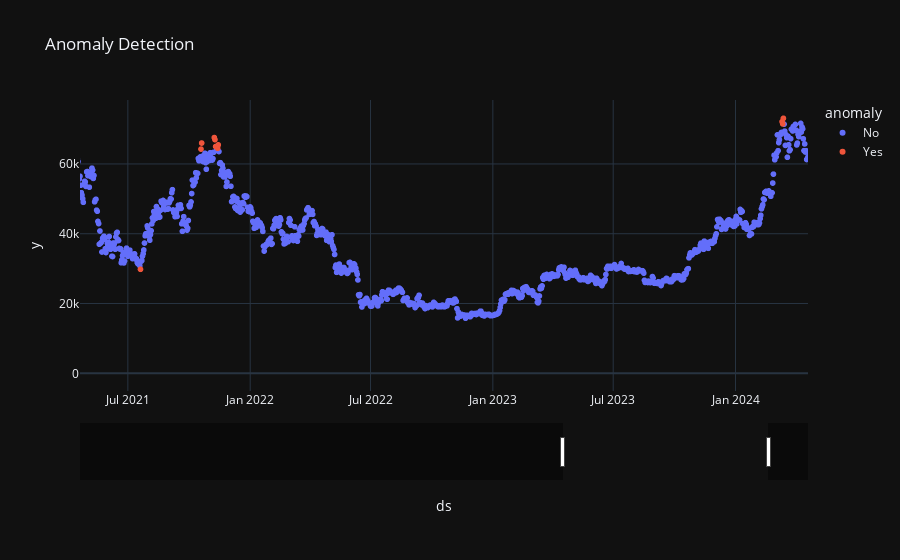

Write notebook code for a chart like this one.
### Code cell
fig = px.scatter(results.reset_index(), x = 'ds', y = 'y', color = 'anomaly', title = 'Anomaly Detection',template='plotly_dark')
fig.update_layout(
        #xaxis=dict(rangeslider=dict(visible=True)),

        xaxis=dict(
            rangeslider=dict(visible=True),
            type="date"
            ,
            range=[df_time.index.max() - pd.Timedelta(days = 1095), df_time.index.max() ]  # Display one year initially
        )
    )
fig.show()

### Figure 1 — Plotly figure (JSON) as saved in the notebook; plotly's stock layout.template omitted (floating-point values rounded to 4 significant figures; data arrays with more than 128 entries replaced by an {"elided": "..."} marker saying what was removed)
{"data": [{"hovertemplate": "anomaly=No<br>ds=%{x}<br>y=%{y}<extra></extra>", "legendgroup": "No", "marker": {"color": "#636efa", "symbol": "circle"}, "mode": "markers", "name": "No", "showlegend": true, "type": "scattergl", "x": {"elided": "3455 str values"}, "xaxis": "x", "y": {"elided": "3455 float values"}, "yaxis": "y"}, {"hovertemplate": "anomaly=Yes<br>ds=%{x}<br>y=%{y}<extra></extra>", "legendgroup": "Yes", "marker": {"color": "#EF553B", "symbol": "circle"}, "mode": "markers", "name": "Yes", "showlegend": true, "type": "scattergl", "x": ["2021-02-20T00:00:00", "2021-02-21T00:00:00", "2021-03-13T00:00:00", "2021-07-20T00:00:00", "2021-10-19T00:00:00", "2021-10-20T00:00:00", "2021-11-08T00:00:00", "2021-11-09T00:00:00", "2021-11-10T00:00:00", "2021-11-11T00:00:00", "2021-11-13T00:00:00", "2021-11-14T00:00:00", "2024-03-11T00:00:00", "2024-03-12T00:00:00", "2024-03-13T00:00:00"], "xaxis": "x", "y": [56100.0, 57540.0, 61240.0, 29810.0, 64260.0, 65990.0, 67570.0, 66970.0, 65000.0, 64950.0, 64470.0, 65470.0, 72120.0, 71480.0, 73080.0], "yaxis": "y"}], "layout": {"legend": {"title": {"text": "anomaly"}, "tracegroupgap": 0}, "title": {"text": "Anomaly Detection"}, "xaxis": {"anchor": "y", "domain": [0, 1], "range": ["2021-04-20T00:00:00", "2024-04-19T00:00:00"], "rangeslider": {"visible": true}, "title": {"text": "ds"}, "type": "date"}, "yaxis": {"anchor": "x", "domain": [0, 1], "title": {"text": "y"}}}}
